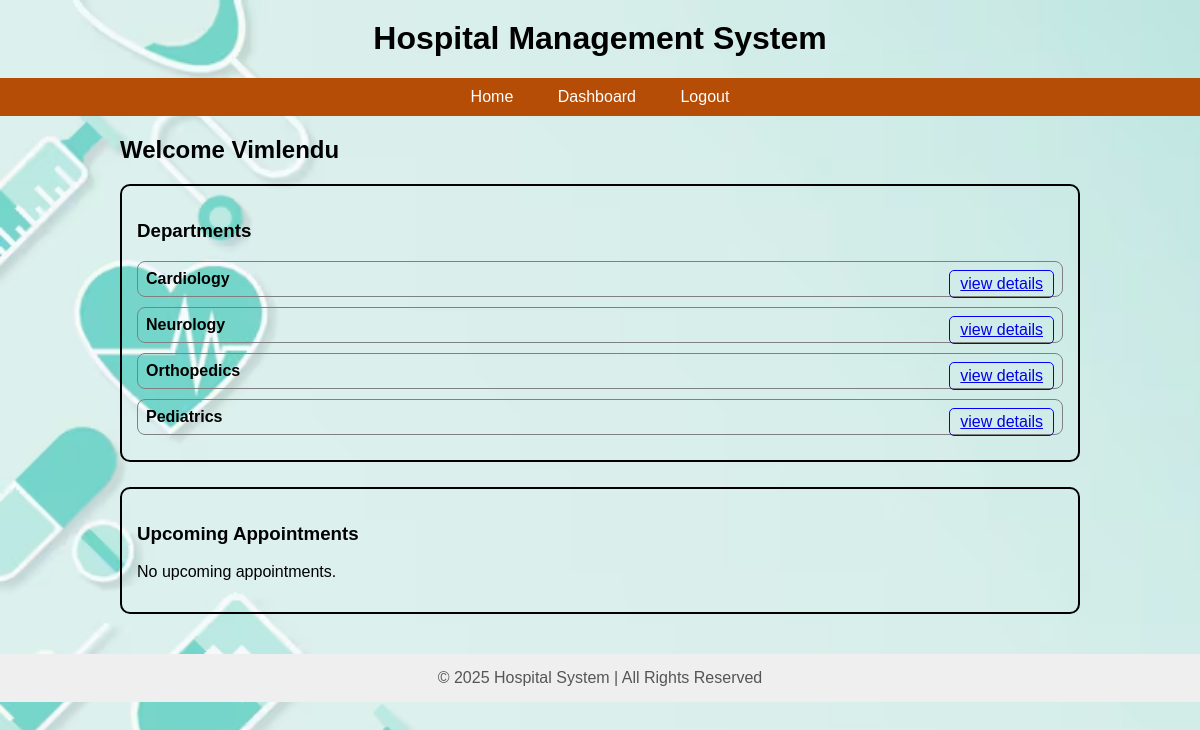
The app's page /patient_dash (signed in) with its own data.
### app.py (models this page shows)
class Department(db.Model):
    __tablename__ = 'departments'
    id = db.Column(db.Integer, primary_key=True)
    name = db.Column(db.String(100), unique=True, nullable=False)
    description = db.Column(db.String(255), nullable=True)
    doctors = db.relationship("User", back_populates="department")

### app.py (the view, shortened to what this page needs)
@app.route('/patient_dash')
def patient_dash():
    departments = Department.query.all()
    appointments = Appointment.query.filter_by(patient_id=session.get("id")).all()
    formatted = []
    return render_template(
        "patient_dash.html",
        departments=departments,
        appointments=formatted
    )

### templates/patient_dash.html (shortened to what this page needs)
{% extends "root.html" %}
{% block content %}
<h2>Welcome {{ session.name }}</h2>
<div style="border: 2px solid black; padding: 15px; border-radius: 10px; margin-bottom: 25px;">
    <h3>Departments</h3>
    {% for dept in departments %}
        <div style="margin-bottom:10px; padding: 8px; border:1px solid gray; border-radius:8px;">
            <strong>{{ dept.name }}</strong>
            <a href="/department/{{ dept.id }}"
               style="float:right; border:1px solid blue; padding:4px 10px; border-radius:5px;">
               view details
            </a>
        </div>
    {% endfor %}
</div>
<div style="border: 2px solid black; padding: 15px; border-radius: 10px;">
    <h3>Upcoming Appointments</h3>
    {% if appointments %}
        <table border="1" width="100%" cellpadding="8">
            <tr>
                <th>Sr No.</th>
                <th>Doctor Name</th>
                <th>Department</th>
                <th>Date</th>
                <th>Time</th>
                <th>Action</th>
            </tr>
            {% for appt in appointments %}
            <tr id="appt-row-{{ appt.id }}">
                <td>{{ loop.index }}</td>
                <td>{{ appt.doctor_name }}</td>
                <td>{{ appt.department }}</td>
                <td>{{ appt.date }}</td>
                <td>{{ appt.time }}</td>
                <td>
                    <button onclick="cancelAppointment({{ appt.id }})"
                        style="background:white; border:1px solid red; padding:4px 10px; border-radius:6px; color:red;">
                        cancel
                    </button>
                </td>
            </tr>
            {% endfor %}
        </table>
    {% else %}
        <p>No upcoming appointments.</p>
    {% endif %}
</div>
{% endblock %}

### templates/root.html (style rules this page uses)
body { font-family: Arial; margin: 0; padding: 0; background-image: url('/static/images/back_ground image1.jpg'); background-size: cover; background-repeat: no-repeat; background-attachment: fixed; }

### records on screen
Department: name "Cardiology"
Department: name "Neurology"
Department: name "Orthopedics"
Department: name "Pediatrics"

### other values on screen
{{ session.name }} "Vimlendu"
